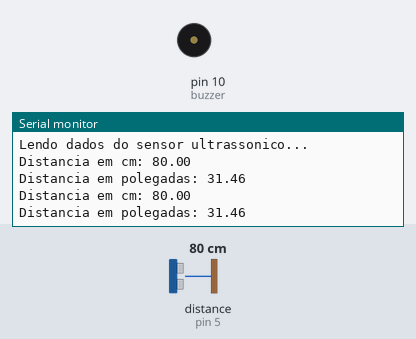
A sketch run on a simulated Arduino Uno, built with avr-gcc and run on an emulated ATmega328P. Shown: buzzer (waves = sounding), the last lines printed to the serial monitor. The test bench sets the inputs (shaded band); at power-on: distance to the obstacle (sensor on pin 5) 80 cm. The echo pulse lasts 58.3 µs per cm.

Above: at 1.8 s.
1.9 s: distance to the obstacle (sensor on pin 5) set to 7 cm
At 2.6 s:
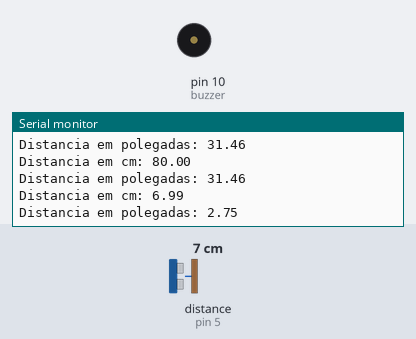
4.2 s: distance to the obstacle (sensor on pin 5) set to 4 cm
At 4.2 s:
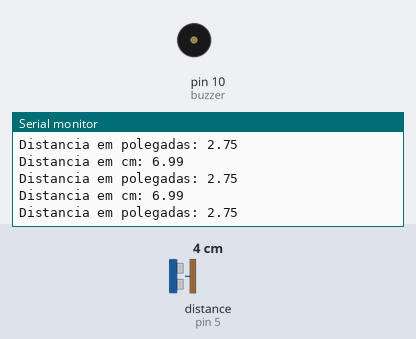
8.3 s: distance to the obstacle (sensor on pin 5) set to 9 cm
At 9.9 s:
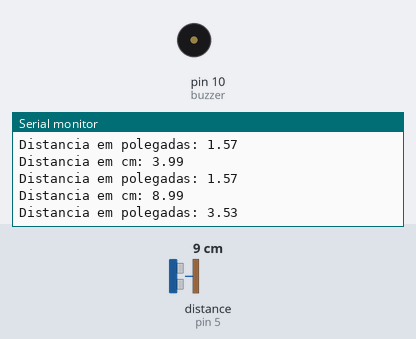
10.5 s: distance to the obstacle (sensor on pin 5) set to 2 cm
At 11.7 s:
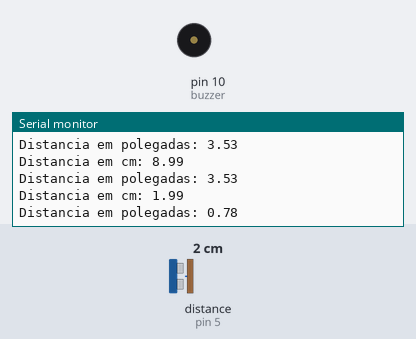
Timing chart, 0 to 13.5 s (numbered marks = the images above; inputs shaded):
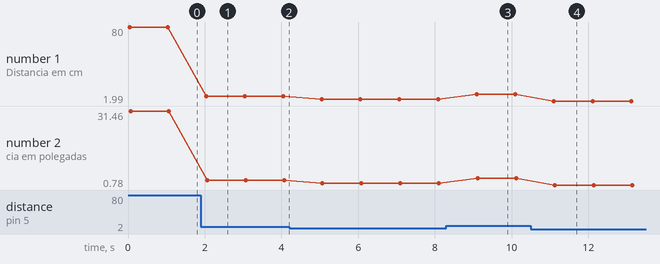

The sketch:

ultrasonic_buzzer.ino
```cpp
#include <Ultrasonic.h>
#define pino_trigger 4
#define pino_echo 5
int buzzer = 10;
int frequencia = 300;
int tempo = 10;
Ultrasonic ultrasonic(pino_trigger, pino_echo);

void setup() {
Serial.begin(9600);
Serial.println("Lendo dados do sensor ultrassonico...");
pinMode (buzzer,OUTPUT);
}

void loop() {
//Le as informacoes do sensor, em cm e pol
  float cmMsec, inMsec;
  long microsec = ultrasonic.timing();
  cmMsec = ultrasonic.convert(microsec, Ultrasonic::CM);
  inMsec = ultrasonic.convert(microsec, Ultrasonic::IN);
  //Exibe informacoes no serial monitor
  Serial.print("Distancia em cm: ");
  Serial.println(cmMsec);
  Serial.print("Distancia em polegadas: ");
  Serial.println(inMsec);
  delay(1000);
if (cmMsec <= 5){
  tone (buzzer,frequencia,cmMsec);
  delay(10);
}
}
```

Measured:
- after the input at 1.9 s, the serial monitor: prints a new line after 0.14 s (image 1)
- after the input at 8.3 s, the serial monitor: prints a new line after 0.79 s (image 3)
- after the input at 10.5 s, the serial monitor: prints a new line after 0.60 s (image 4)
- plotted number 1: 80 → 6.99 after the input at 1.9 s, 6.99 → 3.99 after the input at 4.2 s, 3.99 → 8.99 after the input at 8.3 s, 8.99 → 1.99 after the input at 10.5 s
- plotted number 2: 31.46 → 2.75 after the input at 1.9 s, 2.75 → 1.57 after the input at 4.2 s, 1.57 → 3.53 after the input at 8.3 s, 3.53 → 0.78 after the input at 10.5 s
